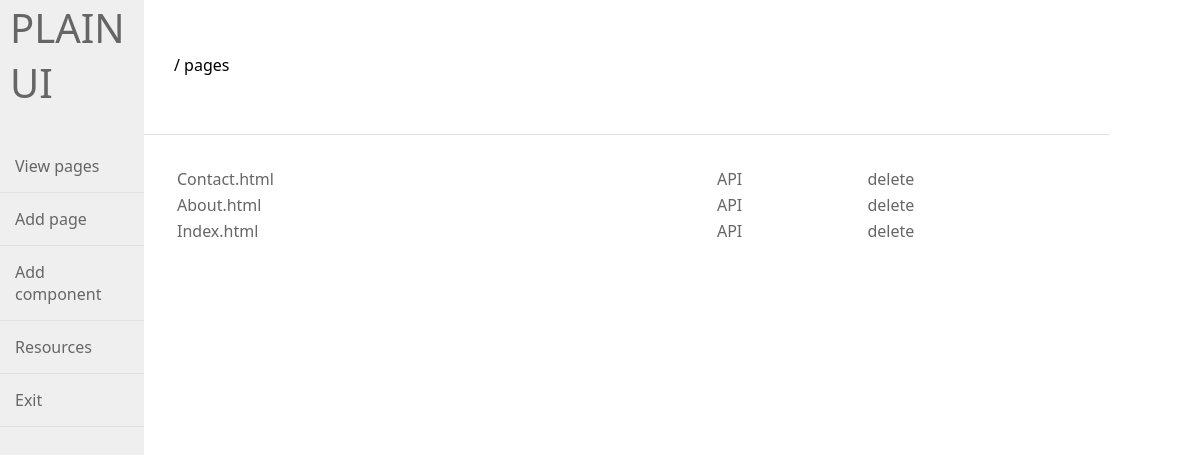
/pages/ (signed in), run on the app's committed database.
### tables this page shows
CREATE TABLE `pages` (
  `id` int(11) NOT NULL,
  `page_name` varchar(255) NOT NULL,
  `sub` int(11) NOT NULL
);

### resources/PHP/Class.DB.php (called while the page is built, shortened)
<?php
class DB {
	private static $instance;
	private $connection;
	private function __construct() {
		$this->connection = new mysqli(HOST,USERNAME,PASSWORD,DATABASE);
		$this->connection->set_charset(CHARSET);
	}
	public static function init() {
		if(is_null(self::$instance)) {
			self::$instance = new DB();
		}
		return self::$instance;
	}
	public function __call($name, $args){
		if(method_exists($this->connection, $name)) {
			 return call_user_func_array(array($this->connection, $name), $args);
		} else {
			 trigger_error('Unknown Method ' . $name . '()', E_USER_WARNING);
			 return false;
		}
	}
}
class sql {
	protected $database;
	public function __construct() {
		$this->database = DB::init();
	}
	public function q($sql) {
		return $this->database->query($sql);
	}
	public function query($sql) {
		$req = $this->q($sql);
		for ($set = array (); $row = $req->fetch_assoc(); $set[] = $row);
		return $set;
	}
	public function intcast($int) {
		if($int >=0) {
			$int = intval($int);
			$int = (int)$int;
		}
		return (int)$int;
	}
	public function clean($string,$method='') {
		$data = '';
		switch($method) {
			case 'num':
				$data =  preg_replace('/[0-9]+/','', $string);
			break;
			}
		return $data;
	}
}
?>

### core/Pages.php (the view, shortened to what this page needs)
<?php
	include("../resources/PHP/Class.DB.php");
	include("Cryptography.php");
	$cryptography 		= new Cryptography;
	$db = new sql();
	if(isset($_SESSION['token'])) {
		$token = $_SESSION['token'];
	} else {
			$token = $cryptography->getToken();
			$_SESSION['token'] = $token;
	}
	if(!isset($_SESSION['uuid'])) {
		$token  = $cryptography->uniqueID();
		$token .= $cryptography->uniqueID();
		$token .= $cryptography->uniqueID();
		$token .= $cryptography->uniqueID();
		$_SESSION['uuid'] = $token;
	} else {
		$token = $_SESSION['uuid'];
	}
	$result = $db->query("SELECT * from pages ORDER BY id DESC");
?>
<!DOCTYPE html>
<html>
<head>
	<link rel="stylesheet" href="<?php echo SITE;?>/assets/css/tokens.css" />
</head>
<body>
<div class="container">
	<header class="header">
	<h1><a href="<?php echo SITE;?>index.php">PLAIN UI</a></h1>
	<ul class="navigate">
	<li><a href="<?php echo SITE;?>pages/">View pages</a></li>
	<li><a href="<?php echo SITE;?>pages/add/">Add page</a></li>
	<li><a href="<?php echo SITE;?>components/add/">Add component</a></li>
	<li><a href="<?php echo SITE;?>resources/">Resources</a></li>
	<li><a href="<?php echo SITE;?>logout/<?php echo $token;?>/">Exit</a></li>
	</ul>
	</header>
	<nav class="nav">
	/ pages
	</nav>
	<article class="main">
	<table rowspan="" width="100%">
	<?php
	for($i=0;$i<count($result);$i++){
	?>
		<tr>
		<td><a href="<?php echo SITE;?>components/edit/<?php echo $db->intcast($result[$i]['id']);?>/"><?php echo $result[$i]['page_name'];?></a></td>
		<td> <a target="_blank" href="<?php echo SITE;?>API.php?id=<?php echo $db->intcast($result[$i]['id']);?>">API</a></td>
		<td><a href="<?php echo SITE . 'pages/'.$token;?>/delete/<?php echo $db->intcast($result[$i]['id']);?>/">delete</a></td>
		</tr>
	<?php
	}
	?>
	</table>
	</article>
</div>
</body>
</html>

### assets/css/tokens.css (style rules this page uses)
:root { --backdrop: #fff; --flower-red: #e23241; --flower-fuchsia: #bf045b; --flower-pink: #d95555; --flower-creme: #d98d62; --petal-yellow: #fce27d; --red: #b42d40; --lightred: #ff9c9c; --green: #14cc00; --lightgreen: #cbd187; --blue: #2d73b4; --lightblue: #9ccfff; --magenta: #9933cc; --lightmagenta: #f3c5fd; --black: #000000; --lightblack: #666666; --white: #ffffff; --lightwhite: #fffdf5; --grey: #b1b1b1; --lightgrey: #e2e2e2; --transparent: rgba(0, 0, 0, 0); --font-family: "Segoe UI", "Cantarell", sans-serif; --font-family-input: "Cantarell", sans-serif; --fontsize-small: 14px; --fontsize-medium: 24px; --fontsize-large: 32px; --fontsize-xlarge: 40px; --fontweight-normal: normal; --fontweight-bold: bold; --spacing-small: 5px; --spacing-medium: 10px; --spacing-large: 20px; --spacing-xlarge: 30px; --shadow-small: 0 1px 1px 0 rgba(0,0,0,0.12), 0 2px 1px -1px rgba(0,0,0,0.12), 0 1px 3px 0 rgba(0,0,0,0.20); --shadow-medium: 0 3px 4px 0 rgba(0,0,0,0.12), 0 3px 3px -2px rgba(0,0,0,0.12), 0 1px 8px 0 rgba(0,0,0,0.20); --shadow-large: 0 6px 10px 0 rgba(0,0,0,0.12), 0 1px 18px 0 rgba(0,0,0,0.12), 0 3px 5px -1px rgba(0,0,0,0.20); --viewwidth-small: 10vw; --viewwidth-medium: 20vw; --viewwidth-large: 50vw; --viewwidth-xlarge: 100vw; }
* { font-family: var(--font-family); }
html, body { padding: 0px; margin: 0px; }
h1, h2, h3, h4, h5, h6 { font-family: var(--font-family); margin: 0em; padding: 0em; }
h1 { font-weight: 100; font-size: var(--fontsize-xlarge); margin-bottom: var(--spacing-xlarge); }
body { background-color: #ffffff; margin: 0; padding: 0; }
.container { width: 100%; overflow: hidden; position: relative; }
.header { background-color: #efefef; height: 100vh; width: 12%; float: left; display: inline-block; }
.nav { background-color: rgba(0, 0, 0, 0); height: 134px; line-height: 130px; width: 78%; padding-left: var(--spacing-xlarge); float: left; display: block; border-bottom: 1px solid var(--lightgrey); }
.main { background-color: rgba(0, 0, 0, 0); width: 80%; float: left; display: block; }
.header h1 { padding-left: 0px; margin-left: 10px; }
ul.navigate { list-style:none; margin: 0px; padding: 0px; }
ul.navigate li { border-bottom: 1px solid var(--lightgrey); padding-left: var(--spacing-xlarge); padding: 15px; }
ul.navigate li a { text-decoration: none; color: #666; }
a:link, a:visited { text-decoration: none; color: #666; }
h1 { margin-left: var(--spacing-xlarge); }
table { margin: var(--spacing-xlarge); }

### data on the page
pages: page_name "Contact.html"
pages: page_name "About.html"
pages: page_name "Index.html"
